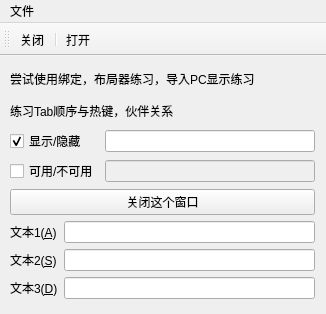
<?xml version="1.0" encoding="UTF-8"?>
<ui version="4.0">
 <class>MainWindow</class>
 <widget class="QMainWindow" name="MainWindow">
  <property name="geometry">
   <rect>
    <x>0</x>
    <y>0</y>
    <width>326</width>
    <height>314</height>
   </rect>
  </property>
  <property name="windowTitle">
   <string>exercise1</string>
  </property>
  <widget class="QWidget" name="centralwidget">
   <widget class="QWidget" name="layoutWidget">
    <property name="geometry">
     <rect>
      <x>10</x>
      <y>10</y>
      <width>305</width>
      <height>233</height>
     </rect>
    </property>
    <layout class="QVBoxLayout" name="verticalLayout">
     <item>
      <layout class="QGridLayout" name="gridLayout">
       <item row="0" column="0" colspan="2">
        <widget class="QLabel" name="label">
         <property name="text">
          <string>尝试使用绑定，布局器练习，导入PC显示练习</string>
         </property>
        </widget>
       </item>
       <item row="2" column="1">
        <widget class="QLineEdit" name="lineEdit"/>
       </item>
       <item row="3" column="0">
        <widget class="QCheckBox" name="checkBox_2">
         <property name="text">
          <string>可用/不可用</string>
         </property>
        </widget>
       </item>
       <item row="4" column="0" colspan="2">
        <widget class="QPushButton" name="pushButton">
         <property name="text">
          <string>关闭这个窗口</string>
         </property>
        </widget>
       </item>
       <item row="3" column="1">
        <widget class="QLineEdit" name="lineEdit_2">
         <property name="enabled">
          <bool>false</bool>
         </property>
        </widget>
       </item>
       <item row="1" column="0" colspan="2">
        <widget class="QLabel" name="label_2">
         <property name="text">
          <string>练习Tab顺序与热键，伙伴关系</string>
         </property>
        </widget>
       </item>
       <item row="2" column="0">
        <widget class="QCheckBox" name="checkBox">
         <property name="text">
          <string>显示/隐藏</string>
         </property>
         <property name="checked">
          <bool>true</bool>
         </property>
        </widget>
       </item>
      </layout>
     </item>
     <item>
      <layout class="QGridLayout" name="gridLayout_2">
       <item row="3" column="0">
        <widget class="QLabel" name="label_5">
         <property name="text">
          <string>文本3(&amp;D)</string>
         </property>
         <property name="buddy">
          <cstring>lineEdit_5</cstring>
         </property>
        </widget>
       </item>
       <item row="0" column="1">
        <widget class="QLineEdit" name="lineEdit_3"/>
       </item>
       <item row="0" column="0">
        <widget class="QLabel" name="label_3">
         <property name="text">
          <string>文本1(&amp;A)</string>
         </property>
         <property name="buddy">
          <cstring>lineEdit_3</cstring>
         </property>
        </widget>
       </item>
       <item row="1" column="1">
        <widget class="QLineEdit" name="lineEdit_4"/>
       </item>
       <item row="1" column="0">
        <widget class="QLabel" name="label_4">
         <property name="text">
          <string>文本2(&amp;S)</string>
         </property>
         <property name="buddy">
          <cstring>lineEdit_4</cstring>
         </property>
        </widget>
       </item>
       <item row="3" column="1">
        <widget class="QLineEdit" name="lineEdit_5"/>
       </item>
      </layout>
     </item>
    </layout>
   </widget>
  </widget>
  <widget class="QMenuBar" name="menubar">
   <property name="geometry">
    <rect>
     <x>0</x>
     <y>0</y>
     <width>326</width>
     <height>26</height>
    </rect>
   </property>
   <widget class="QMenu" name="menu">
    <property name="title">
     <string>文件</string>
    </property>
    <addaction name="close"/>
    <addaction name="separator"/>
    <addaction name="open"/>
   </widget>
   <addaction name="menu"/>
  </widget>
  <widget class="QToolBar" name="toolBar">
   <property name="windowTitle">
    <string>toolBar</string>
   </property>
   <attribute name="toolBarArea">
    <enum>TopToolBarArea</enum>
   </attribute>
   <attribute name="toolBarBreak">
    <bool>false</bool>
   </attribute>
   <addaction name="close"/>
   <addaction name="separator"/>
   <addaction name="open"/>
  </widget>
  <action name="close">
   <property name="text">
    <string>关闭</string>
   </property>
   <property name="toolTip">
    <string>关闭</string>
   </property>
   <property name="shortcut">
    <string>Ctrl+A</string>
   </property>
  </action>
  <action name="open">
   <property name="text">
    <string>打开</string>
   </property>
   <property name="toolTip">
    <string>打开</string>
   </property>
   <property name="shortcut">
    <string>Ctrl+O</string>
   </property>
  </action>
 </widget>
 <tabstops>
  <tabstop>checkBox</tabstop>
  <tabstop>checkBox_2</tabstop>
  <tabstop>pushButton</tabstop>
  <tabstop>lineEdit</tabstop>
  <tabstop>lineEdit_2</tabstop>
 </tabstops>
 <resources/>
 <connections>
  <connection>
   <sender>pushButton</sender>
   <signal>clicked()</signal>
   <receiver>MainWindow</receiver>
   <slot>close()</slot>
   <hints>
    <hint type="sourcelabel">
     <x>214</x>
     <y>145</y>
    </hint>
    <hint type="destinationlabel">
     <x>207</x>
     <y>184</y>
    </hint>
   </hints>
  </connection>
  <connection>
   <sender>checkBox</sender>
   <signal>toggled(bool)</signal>
   <receiver>lineEdit</receiver>
   <slot>setVisible(bool)</slot>
   <hints>
    <hint type="sourcelabel">
     <x>55</x>
     <y>92</y>
    </hint>
    <hint type="destinationlabel">
     <x>150</x>
     <y>91</y>
    </hint>
   </hints>
  </connection>
  <connection>
   <sender>checkBox_2</sender>
   <signal>toggled(bool)</signal>
   <receiver>lineEdit_2</receiver>
   <slot>setEnabled(bool)</slot>
   <hints>
    <hint type="sourcelabel">
     <x>79</x>
     <y>122</y>
    </hint>
    <hint type="destinationlabel">
     <x>152</x>
     <y>121</y>
    </hint>
   </hints>
  </connection>
 </connections>
</ui>
